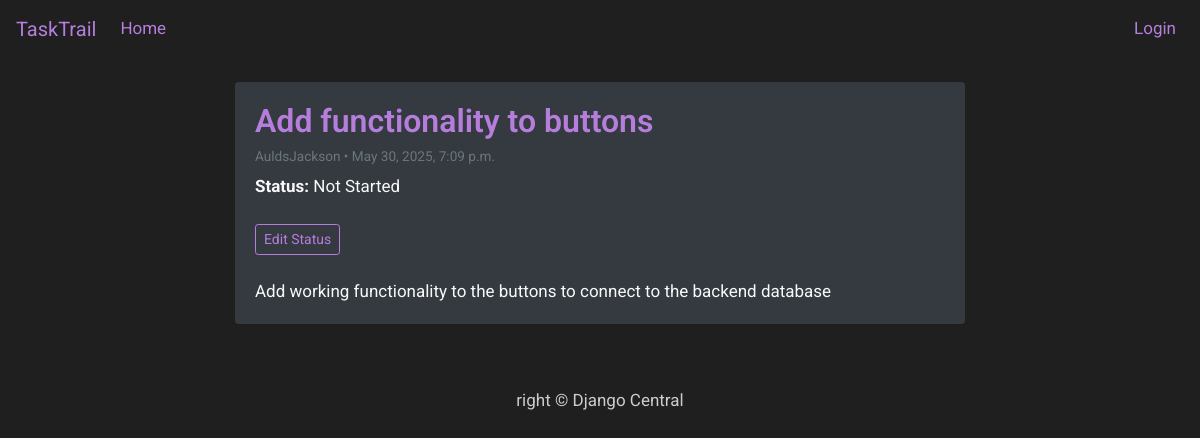
The app's page /add-functionality-to-buttons/ with its own data.
### TrailApp/models.py (models this page shows, shortened)
class Task(models.Model):
    title = models.CharField(max_length=200, unique=True)
    slug = models.SlugField(max_length=200, unique=True)
    author = models.ForeignKey(User, on_delete= models.CASCADE,related_name='task_posts')
    updated_on = models.DateTimeField(auto_now= True)
    content = models.TextField()
    created_on = models.DateTimeField(auto_now_add=True)
    status = models.IntegerField(choices=STATUS, default=0)
    due = models.DateField()
    taskstatus = models.IntegerField(choices=TASKSTATUS, default=0)
    class Meta:
        ordering = ['-created_on']

### TrailApp/views.py (the view)
# urls.py: path('<slug:slug>/', views.TaskDetail.as_view(), name='task_detail'),
class TaskDetail(generic.DetailView):
    model = Task
    template_name = 'task_detail.html'

### templates/task_detail.html
{% extends 'base.html' %}
{% block content %}
<div class="container py-4">
  <div class="row">
    <div class="col-md-10 col-lg-8 mx-auto">
      <div class="card mb-4 shadow-sm rounded border-0 bg-dark text-light">
        <div class="card-body">
          <h2 class="card-title text-lavender">{{ object.title }}</h2>
          <p class="card-subtitle mb-2 text-muted small">
            {{ object.author }} • {{ object.created_on }}
          </p>
          <p class="mb-3"><strong>Status:</strong> {{ object.get_taskstatus_display }}</p>
          <a href="{% url 'update_task_status' object.pk %}" class="btn btn-outline-light btn-sm mt-2">
            Edit Status
          </a>
          <div class="card-text mt-4">
            {{ object.content|safe }}
          </div>
        </div>
      </div>
    </div>
  </div>
</div>
{% endblock content %}

### templates/base.html (style rules this page uses)
body { font-family: "Roboto", sans-serif; font-size: 17px; background-color: #1f1f1f; }
.text-lavender { color: #b57edc; }
.card.bg-dark { background-color: #2a2a2a; }
.card-title { font-weight: 600; }
.btn-outline-light { border-color: #b57edc; color: #b57edc; }

### records on screen
Task: title "Add functionality to buttons", author "AuldsJackson", created_on "May 30, 2025, 7:09 p.m.", taskstatus "Not Started", content "Add working functionality to the buttons to connect to the backend database"
